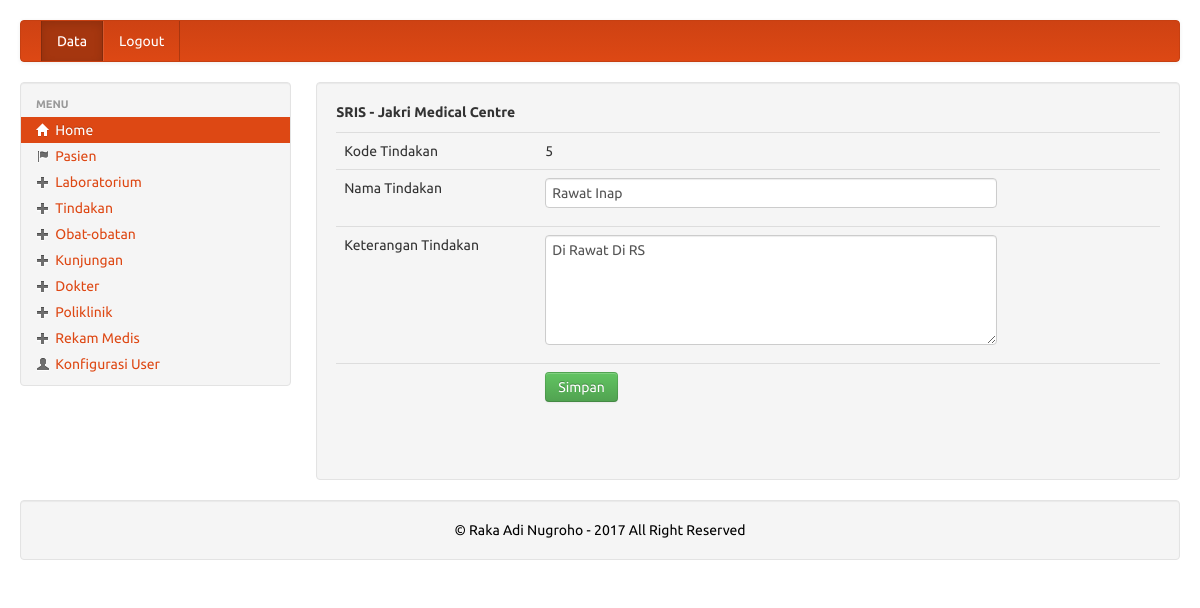
/medis/pengurus/formedittindakan.php?kd_tindakan=5 (signed in), run on the app's committed database.
### tables this page shows
CREATE TABLE IF NOT EXISTS `tindakan` (
  `kd_tindakan` int(11) NOT NULL AUTO_INCREMENT,
  `nm_tindakan` varchar(300) NOT NULL,
  `ket` text NOT NULL,
  PRIMARY KEY (`kd_tindakan`)
);

### medis/pengurus/formedittindakan.php (the view, shortened to what this page needs)
<?php require_once('../Connections/koneksi.php'); ?>
<?php
if (!function_exists("GetSQLValueString")) {
function GetSQLValueString($theValue, $theType, $theDefinedValue = "", $theNotDefinedValue = "")
{
  $theValue = function_exists("mysql_real_escape_string") ? mysql_real_escape_string($theValue) : mysql_escape_string($theValue);
  switch ($theType) {
    case "long":
    case "int":
      $theValue = ($theValue != "") ? intval($theValue) : "NULL";
      break;
  }
  return $theValue;
}
}
$editFormAction = $_SERVER['PHP_SELF'];
if (isset($_SERVER['QUERY_STRING'])) {
  $editFormAction .= "?" . htmlentities($_SERVER['QUERY_STRING']);
}
$colname_edittindakan = "-1";
if (isset($_GET['kd_tindakan'])) {
  $colname_edittindakan = $_GET['kd_tindakan'];
}
$query_edittindakan = sprintf("SELECT * FROM tindakan WHERE kd_tindakan = %s", GetSQLValueString($colname_edittindakan, "int"));
$edittindakan = mysql_query($query_edittindakan, $koneksi) or die(mysql_error());
$row_edittindakan = mysql_fetch_assoc($edittindakan);
?>
<!DOCTYPE html PUBLIC "-//W3C//DTD XHTML 1.0 Transitional//EN" "http://www.w3.org/TR/xhtml1/DTD/xhtml1-transitional.dtd">
<html xmlns="http://www.w3.org/1999/xhtml">
<head>
<link rel='stylesheet' type='text/css' href='../library/bootstrap/bootstrap.css'/>
<link rel='stylesheet' type='text/css' href='../library/bootstrap/style.css'/>
</head>
<body>
<div class='container-fluid' style='margin-top:20px;'>
<?php include("navbar.php"); ?>
	<div class='row-fluid'>
	<?php include("sidebar.php"); ?>
    <div class="span9">
    <div class='well' fixed center;'>
		<b>SRIS - Jakri Medical Centre</b>
		<p style='margin-top:10px'>
		<form action="<?php echo $editFormAction; ?>" method="post" name="form1" id="form1">
		  <table style='margin-top:10px;background:transparent' class="table">
		    <tr valign="baseline">
		      <td nowrap="nowrap" align="right">Kode Tindakan</td>
		      <td><?php echo $row_edittindakan['kd_tindakan']; ?></td>
	        </tr>
		    <tr valign="baseline">
		      <td nowrap="nowrap" align="right">Nama Tindakan</td>
		      <td><input type="text" name="nm_tindakan" value="<?php echo htmlentities($row_edittindakan['nm_tindakan'], ENT_COMPAT, 'utf-8'); ?>" size="32" class="span9" /></td>
	        </tr>
		    <tr valign="baseline">
		      <td nowrap="nowrap" align="right" valign="top">Keterangan Tindakan</td>
		      <td><textarea name="ket" class="span9" cols="50" rows="5"><?php echo htmlentities($row_edittindakan['ket'], ENT_COMPAT, 'utf-8'); ?></textarea></td>
	        </tr>
		    <tr valign="baseline">
		      <td nowrap="nowrap" align="right">&nbsp;</td>
		      <td><input type="submit" value="Simpan" class="btn btn-success" /></td>
	        </tr>
	      </table>
	  </form>
        <p>&nbsp;</p>
    </div>
    </div>
    <?php include("../library/inc/footer.php") ?>
</div>
</body>
</html>

### data on the page
tindakan: kd_tindakan "5", nm_tindakan "Rawat Inap", ket "Di Rawat Di RS"
